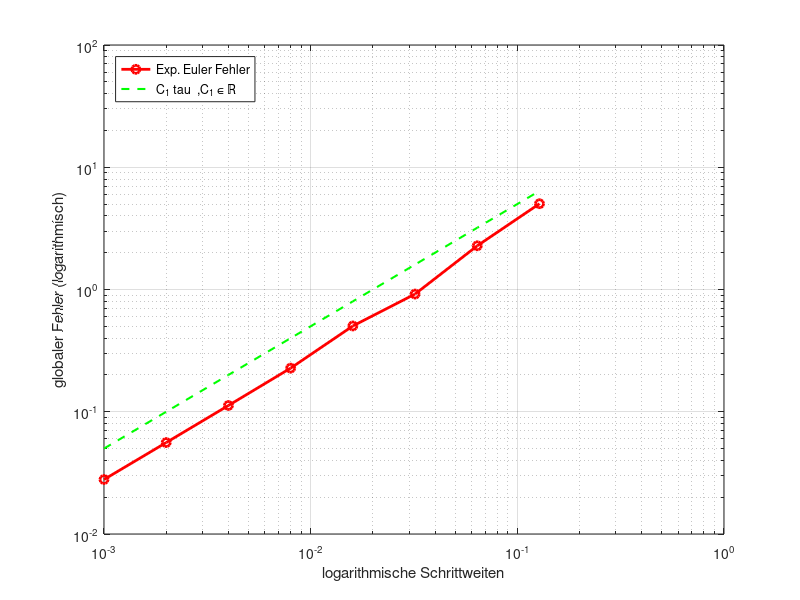

The MATLAB source for this figure:
%% figure 6.1

%% sandbox for variables
    A = [-2 0; 0 3];
    B = [0 2; -4 0];
    
    u0 = [1; 0];   
    T = 1;         
    
    step_size_array = 2.^(0:7) * 0.001;

%% pre-allocating
    errors = zeros(size(step_size_array)); 

%% Iteration for stept_size_array
    for k = 1:length(step_size_array)
        step_size = step_size_array(k);
        N = round(T / step_size);
        
    %% initialization
        u = zeros(2, N+1);
        u(:,1) = u0;
        t = linspace(0, T, N+1);
        
        expA = expm(A * step_size);
        phi1 = (expA - eye(size(A))) / (A * step_size);

    %% exponential euler method 
        for n = 1:N
            u(:,n+1) = expA * u(:,n) + step_size * phi1 * B * u(:,n);
        end
    
    %% exact solution
        u_exact = zeros(2, N+1);
        for n = 1:N+1
            u_exact(:,n) = expm((A+B)*t(n)) * u0;
        end
    
    %% global error 
        diff = u - u_exact;
        errors(k) = max(vecnorm(diff, inf)); 
    end

%% Plotting
    figure("Name","error plot exp. euler method for matrix", ...
        "NumberTitle","off"); 
    % constant for nice plot
    C_1 = 50;      
    untere_schranke    = C_1 * step_size_array;
    loglog(step_size_array, errors, 'r-o', 'LineWidth', 2)
    hold on;
    loglog(step_size_array,untere_schranke,"g--","Linewidth",1.5);
    grid on;
    ylim([1e-2 1e2]);
    xlabel("logarithmische Schrittweiten");
    ylabel("globaler Fehler (logarithmisch)");
    legend("Exp. Euler Fehler","C_1 tau  ,C_1 ∊ ℝ ","Location","northwest");
